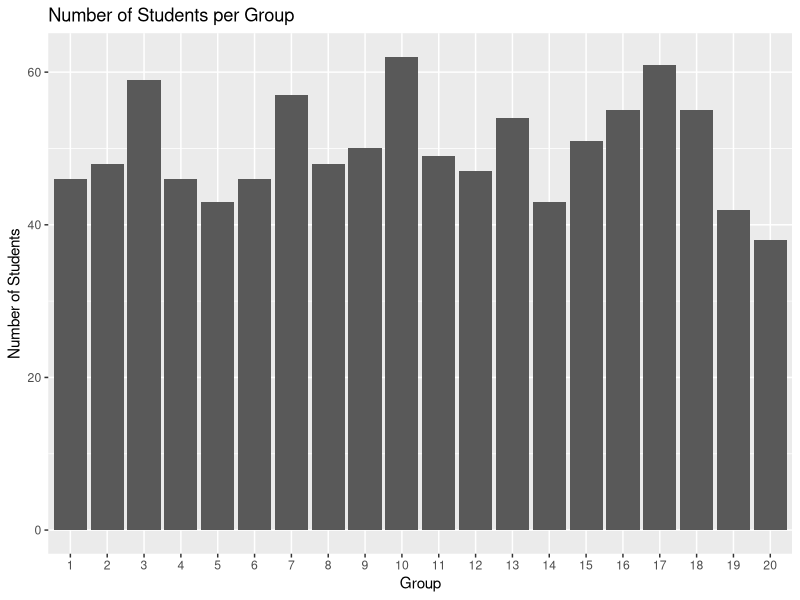
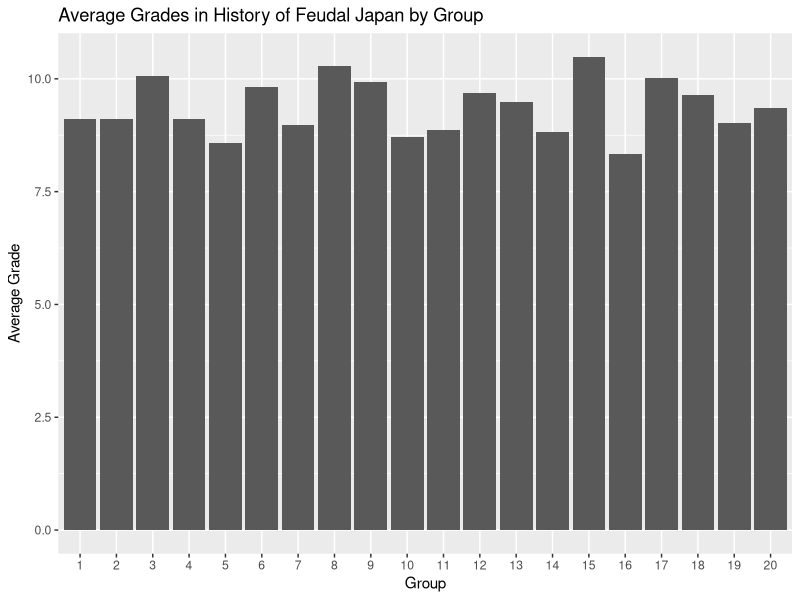
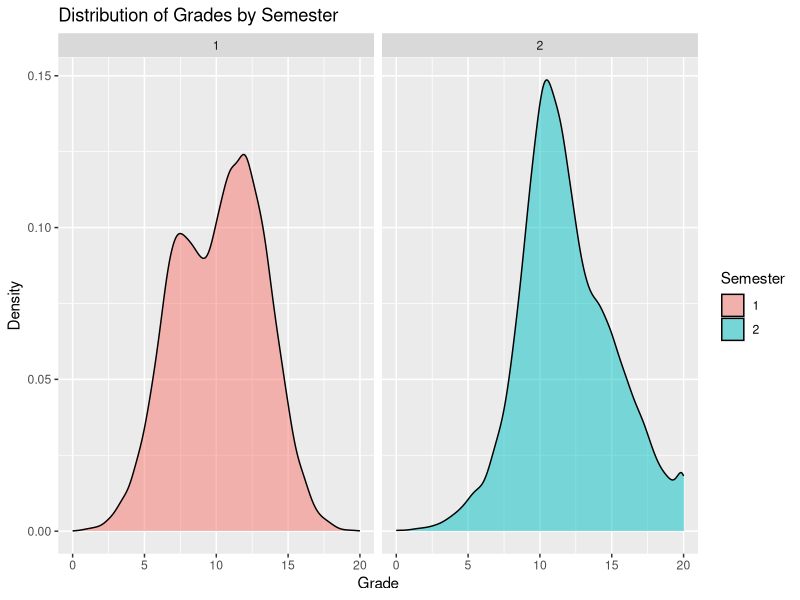
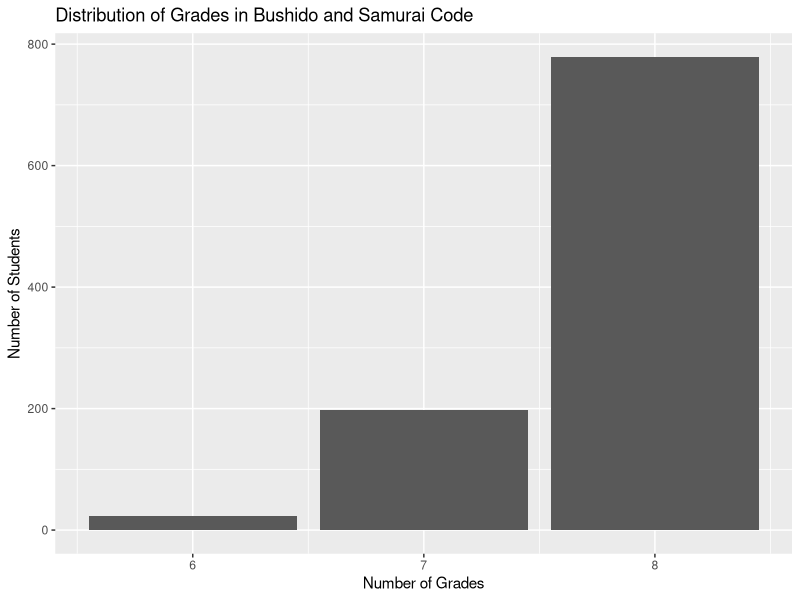
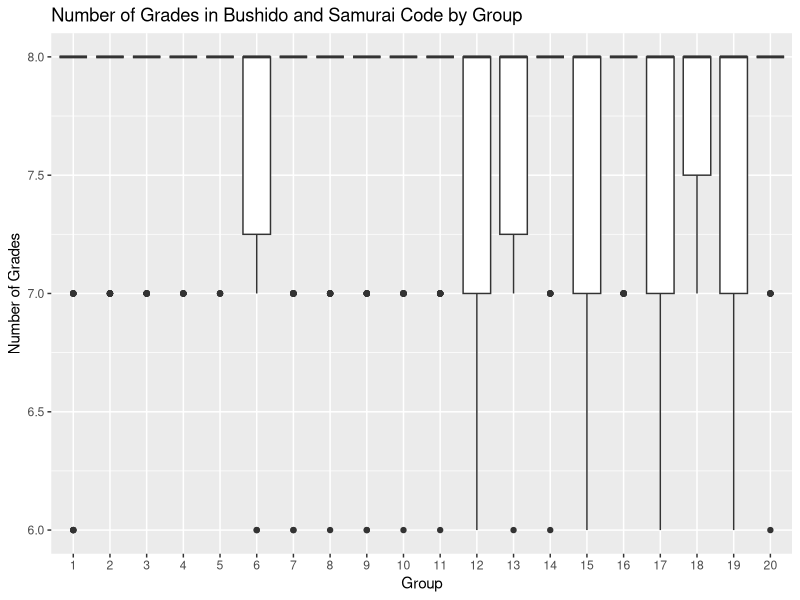
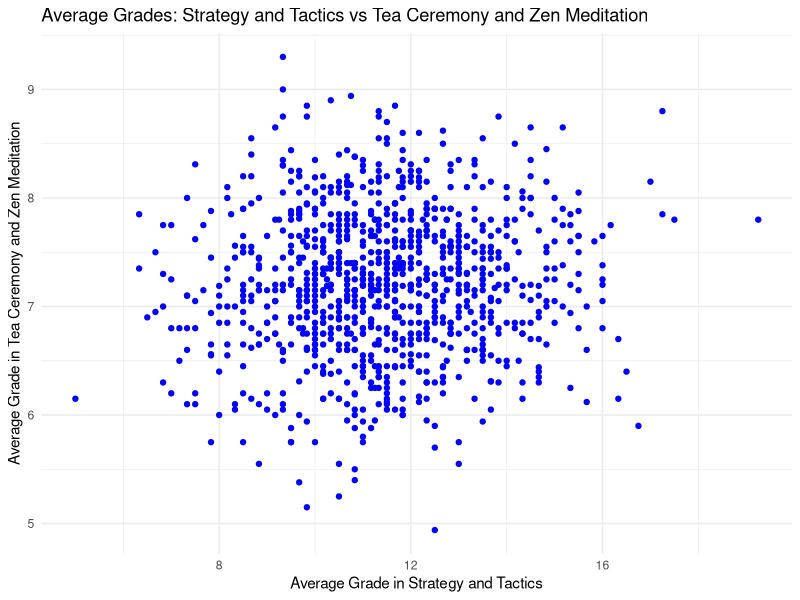
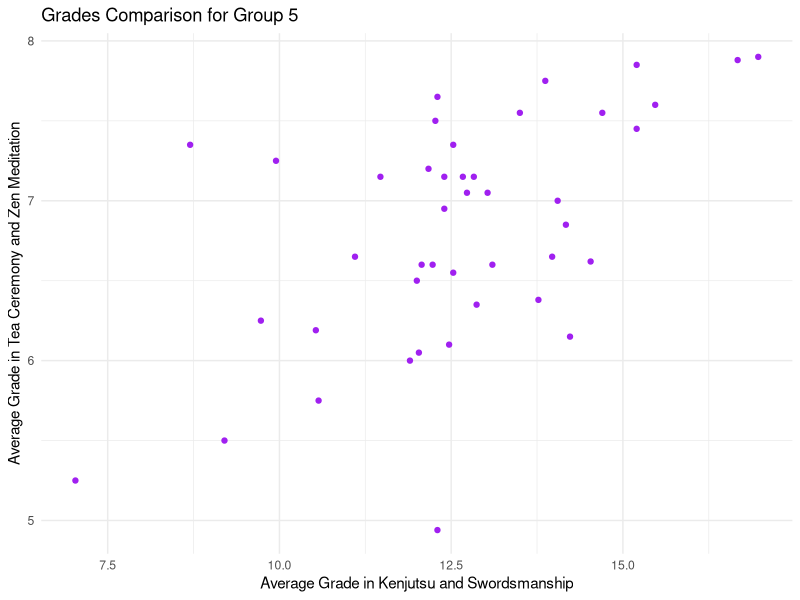
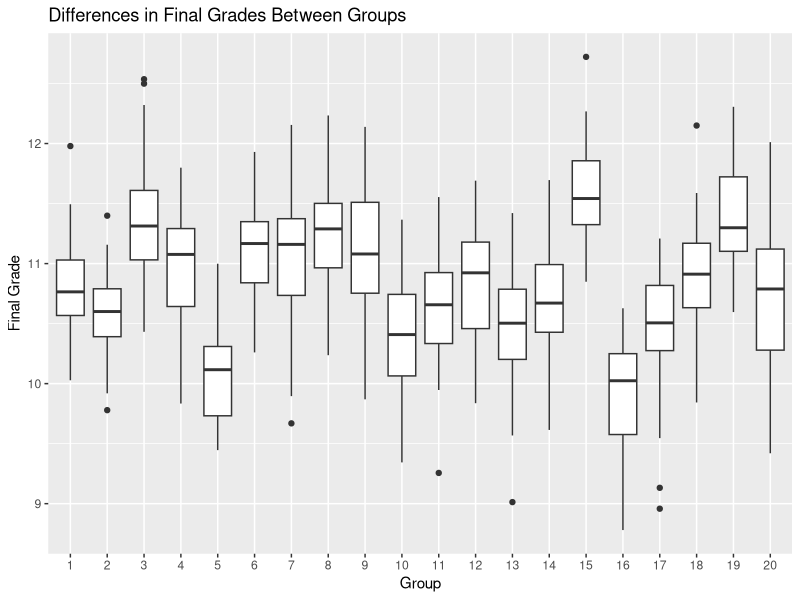

The R source for these figures, in order: (Note: this script raises an error after producing the figures.)
## ---- chunk 1
library(dplyr)
library(readr)
library(tidyr)
grades <- read.csv("grades.csv")
## ---- chunk 2
paste("The data set contains", nrow(grades), "grades.")
## ---- chunk 3
library(knitr)
unique_students <- grades %>% distinct(id)
num_students <- nrow(unique_students)
unique_students %>% slice_head(n = 5) %>% knitr::kable()
## ---- chunk 4
students <- grades %>% distinct(id, group)
students %>% slice_head(n = 5) %>% knitr::kable()
## ---- chunk 5
library(ggplot2)
grades %>%
  distinct(id, group) %>%
  count(group) %>%
  ggplot(aes(x = factor(group), y = n)) +
  geom_bar(stat = "identity") +
  labs(x = "Group", y = "Number of Students", title = "Number of Students per Group")
## ---- chunk 6
grades %>%
  filter(course == "History of Feudal Japan") %>%
  group_by(group) %>%
  summarize(avg_grade = mean(grade, na.rm = TRUE)) %>%
  ggplot(aes(x = factor(group), y = avg_grade)) +
  geom_col() +
  labs(x = "Group", y = "Average Grade", title = "Average Grades in History of Feudal Japan by Group")
## ---- chunk 7
grades %>%
  ggplot(aes(x = grade, fill = factor(semester))) +
  geom_density(alpha = 0.5) +
  facet_wrap(~ semester) +
  labs(x = "Grade", y = "Density", fill = "Semester", title = "Distribution of Grades by Semester")
## ---- chunk 8
grades_per_student <- grades %>%
  group_by(id, group) %>%
  summarize(
    num_grades = n(),
    min_grade = min(grade),
    max_grade = max(grade),
    avg_grade = mean(grade),
    median_grade = median(grade),
    .groups = "drop"
  )
grades_per_student %>% slice_head(n = 5) %>% knitr::kable()
## ---- chunk 9
bushido_grades <- grades %>%
  filter(course == "Bushido and Samurai Code") %>%
  group_by(id, group) %>%
  summarize(num_bushido_grades = n(), .groups = "drop")
bushido_grades %>% slice_head(n = 5) %>% knitr::kable()
## ---- chunk 10
bushido_grades %>%
  count(num_bushido_grades) %>%
  ggplot(aes(x = num_bushido_grades, y = n)) +
  geom_bar(stat = "identity") +
  labs(x = "Number of Grades", y = "Number of Students", title = "Distribution of Grades in Bushido and Samurai Code")
## ---- chunk 11
bushido_grades %>%
  ggplot(aes(x = factor(group), y = num_bushido_grades)) +
  geom_boxplot() +
  labs(x = "Group", y = "Number of Grades", title = "Number of Grades in Bushido and Samurai Code by Group")
## ---- chunk 12
average_grades <- grades %>%
  group_by(id, group, course) %>%
  summarize(avg_grade = round(mean(grade, na.rm = TRUE), 2), .groups = "drop")
average_grades_wide <- average_grades %>%
  pivot_wider(names_from = course, values_from = avg_grade)
average_grades_wide %>% slice_head(n = 5) %>% knitr::kable()
## ---- chunk 13
average_grades_wide %>%
  ggplot(aes(x = `Strategy and Tactics`, y = `Tea Ceremony and Zen Meditation`)) +
  geom_point(color = "blue") +
  labs(
    title = "Average Grades: Strategy and Tactics vs Tea Ceremony and Zen Meditation",
    x = "Average Grade in Strategy and Tactics",
    y = "Average Grade in Tea Ceremony and Zen Meditation"
  ) +
  theme_minimal()
## ---- chunk 14
correlation_results <- average_grades_wide %>%
  group_by(group) %>%
  summarize(
    correlation = cor(`Tea Ceremony and Zen Meditation`, `Kenjutsu and Swordsmanship`, use = "complete.obs")
  )
correlation_results %>% knitr::kable()
## ---- chunk 15
highest_correlation_group <- correlation_results %>%
  filter(abs(correlation) == max(abs(correlation), na.rm = TRUE)) %>%
  pull(group)
filtered_data <- average_grades_wide %>%
  filter(group == highest_correlation_group)
filtered_data %>%
  ggplot(aes(x = `Kenjutsu and Swordsmanship`, y = `Tea Ceremony and Zen Meditation`)) +
  geom_point(color = "purple") +
  labs(
    title = paste("Grades Comparison for Group", highest_correlation_group),
    x = "Average Grade in Kenjutsu and Swordsmanship",
    y = "Average Grade in Tea Ceremony and Zen Meditation"
  ) +
  theme_minimal()
## ---- chunk 16
final_grades <- average_grades_wide %>%
  rowwise() %>%
  mutate(final_grade = mean(c_across(starts_with("Archery") | starts_with("Bushido") |
                                     starts_with("Calligraphy") | starts_with("History") |
                                     starts_with("Kenjutsu") | starts_with("Ninjutsu") |
                                     starts_with("Onmyodo") | starts_with("Shinto") |
                                     starts_with("Strategy") | starts_with("Tea Ceremony")),
                            na.rm = TRUE)) %>%
  ungroup() %>%
  select(id, group, final_grade) %>%
  arrange(desc(final_grade))
final_grades %>% slice_head(n = 5) %>% knitr::kable()
## ---- chunk 17
final_grades %>%
  ggplot(aes(x = factor(group), y = final_grade)) +
  geom_boxplot() +
  labs(x = "Group", y = "Final Grade", title = "Differences in Final Grades Between Groups")
## ---- chunk 18
semester_1_courses <- average_grades_wide %>% select(matches("Archery|Bushido|Ninjutsu|Onmyodo|Tea Ceremony"))
semester_2_courses <- average_grades_wide %>% select(matches("Calligraphy|History|Kenjutsu|Shinto|Strategy"))
final_grades <- average_grades_wide %>%
  rowwise() %>%
  mutate(
 final_grade = mean(c_across(everything()), na.rm = TRUE),
  all_courses_above_5 = all(c_across(everything()) > 5, na.rm = TRUE),
 semester_1_avg = mean(c_across(matches("Archery|Bushido|Ninjutsu|Onmyodo|Tea Ceremony")), na.rm = TRUE),
    semester_2_avg = mean(c_across(matches("Calligraphy|History|Kenjutsu|Shinto|Strategy")), na.rm = TRUE),
    semester_avg_above_or_equal_10 = (semester_1_avg >= 10 & semester_2_avg >= 10)
  ) %>%
  mutate(pass = all_courses_above_5 & semester_avg_above_or_equal_10) %>%
  ungroup() %>%
  select(id, group, final_grade, pass)
final_grades %>% slice_head(n = 5) %>% knitr::kable()
## ---- chunk 19
not_passing_high_grade <- final_grades %>%
  filter(final_grade >= 10, pass == FALSE) %>%
  count()
not_passing_high_grade
## ---- chunk 20
pass_rate <- passing_status %>%
  group_by(group) %>%
  summarize(pass_rate = mean(pass)) 
pass_rate %>%
  ggplot(aes(x = factor(group), y = pass_rate)) +
  geom_bar(stat = "identity") +
  labs(x = "Group", y = "Pass Rate", title = "Pass Rate per Group")
